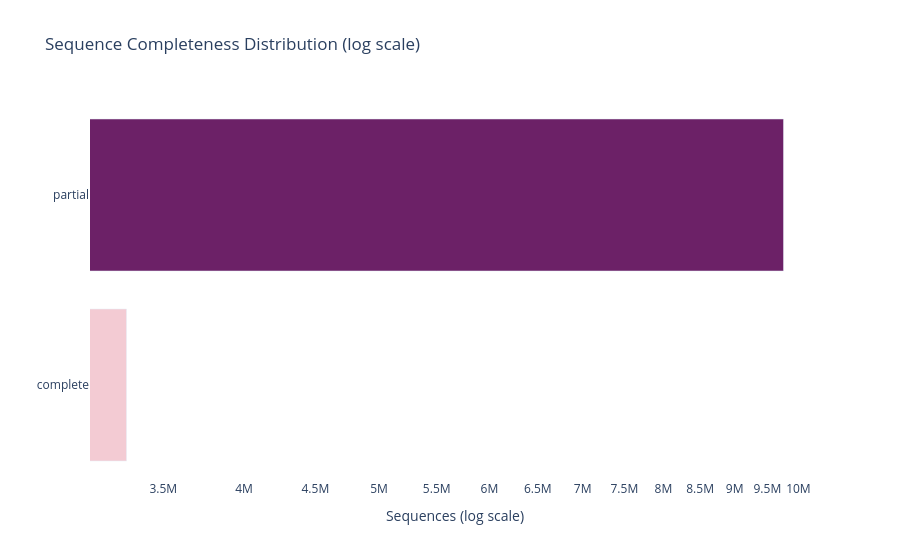

Notebook cell for this chart:
### Markdown cell above
**Sequence Completeness Plot**

### Code cell
if 'sequence_completeness' in df.columns:

    completeness_counts = (
        df['sequence_completeness']
        .value_counts()
        .reset_index()
    )
    completeness_counts.columns = ['completeness', 'count']

    fig = px.bar(
        completeness_counts,
        x='count',
        y='completeness',
        orientation='h',
        log_x=True,
        title='Sequence Completeness Distribution (log scale)',
        labels={'count': 'Sequences (log scale)', 'completeness': ''},
        color='count',
        color_continuous_scale='magenta'
    )

    fig.update_layout(
        yaxis={'categoryorder': 'total ascending'},
        plot_bgcolor='white',
        paper_bgcolor='white',
        coloraxis_showscale=False
    )

    fig.show()

### Figure 1 — Plotly figure (JSON) as saved in the notebook; plotly's stock layout.template omitted (floating-point values rounded to 4 significant figures)
{"data": [{"hovertemplate": "Sequences (log scale)=%{marker.color}<br>=%{y}<extra></extra>", "legendgroup": "", "marker": {"color": [9756492, 3293428], "coloraxis": "coloraxis", "pattern": {"shape": ""}}, "name": "", "orientation": "h", "showlegend": false, "textposition": "auto", "type": "bar", "x": [9756492, 3293428], "xaxis": "x", "y": ["partial", "complete"], "yaxis": "y"}], "layout": {"barmode": "relative", "coloraxis": {"colorbar": {"title": {"text": "Sequences (log scale)"}}, "colorscale": [[0, "rgb(243, 203, 211)"], [0.1667, "rgb(234, 169, 189)"], [0.3333, "rgb(221, 136, 172)"], [0.5, "rgb(202, 105, 157)"], [0.6667, "rgb(177, 77, 142)"], [0.8333, "rgb(145, 53, 125)"], [1, "rgb(108, 33, 103)"]], "showscale": false}, "legend": {"tracegroupgap": 0}, "paper_bgcolor": "white", "plot_bgcolor": "white", "title": {"text": "Sequence Completeness Distribution (log scale)"}, "xaxis": {"anchor": "y", "domain": [0, 1], "title": {"text": "Sequences (log scale)"}, "type": "log"}, "yaxis": {"anchor": "x", "categoryorder": "total ascending", "domain": [0, 1], "title": {"text": ""}}}}
